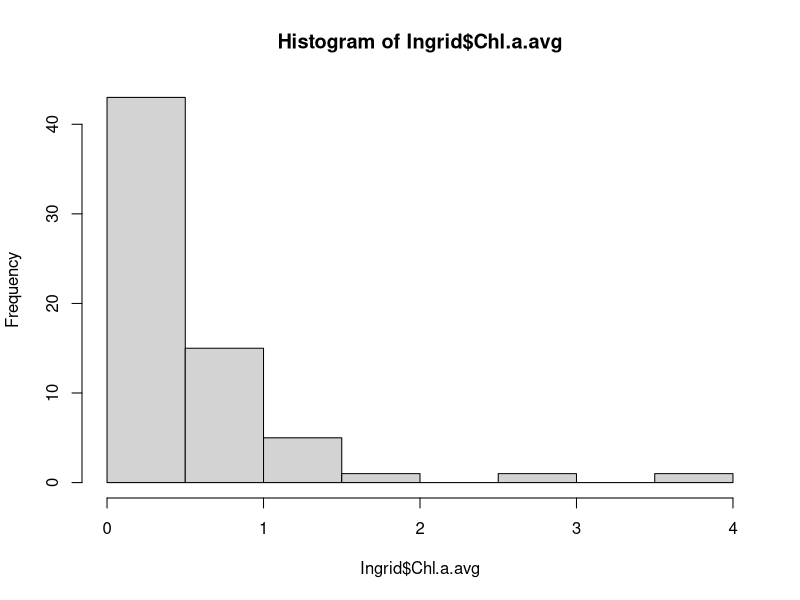
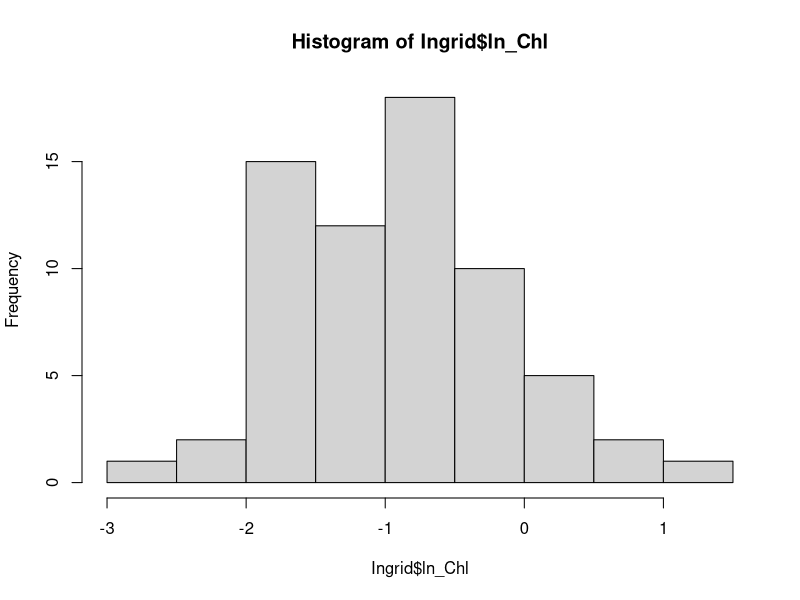

The R source for these figures, in order: (Note: this script raises an error after producing the figures.)
##make a temporary stocks file , merging in environmental and human covariates to easily plot pairs.
require(dplyr)
stocks_t <- read.csv("data_tables/stocks.csv")
stocks_t <- subset(stocks_t, LME_NUMBER>0)
stocks_t = stocks_t[-which(is.na(stocks_t$final_collapse)),]

Ingrid <- read.csv("original_data/Environmental_data/Environmental_variables_LMES.csv")
Ingrid <- select(Ingrid, LME_NAME, LME_NUMBER, Socioeconomic_Index_.HDI., Fish_species_richness, SST_Change_..C._1982.2006 , Chl.a.avg)
summary(Ingrid)
hist(Ingrid$Chl.a.avg) ###highly right skewed
Ingrid <- transform(Ingrid, ln_Chl = log(Chl.a.avg))
hist(Ingrid$ln_Chl) #perfect
pairs(Ingrid)

stocks_t <- merge(stocks_t, Ingrid, by = "LME_NUMBER", all.x=T, all.y=F)
stocks_t <- droplevels(stocks_t)
stocks_t <- transform(stocks_t, Socioeconomic_Index_.HDI. = as.numeric(Socioeconomic_Index_.HDI.), Fish_species_richness=as.numeric(Fish_species_richness), SST_Change_..C._1982.2006=as.numeric(SST_Change_..C._1982.2006))
str(stocks_t)

hist(stocks_t$q90_ut) #highly right skewed
hist(log(stocks_t$q90_ut)) #better
stocks_t <- transform(stocks_t, ln_q90_ut = log(q90_ut))

pairs(final_collapse ~ ln_q90_ut + Fish_species_richness +Socioeconomic_Index_.HDI. + SST_Change_..C._1982.2006 + ln_Chl, data = stocks_t )
